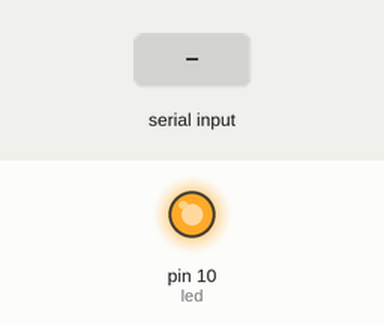
This sketch was run on a simulated Arduino Mega 2560, built with avr-gcc and run on an emulated ATmega2560. On the bench: output pins drawn as LEDs (lit = HIGH). The test bench sets the inputs (shaded band). What the sketch prints to the serial monitor is not drawn.

Above: at 1.2 s.
1.3 s: "1" received over the second serial link
At 2.5 s:
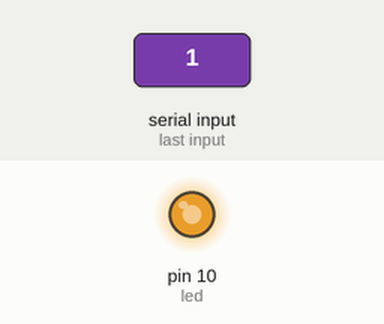
2.8 s: "2" received over the second serial link
At 3.9 s:
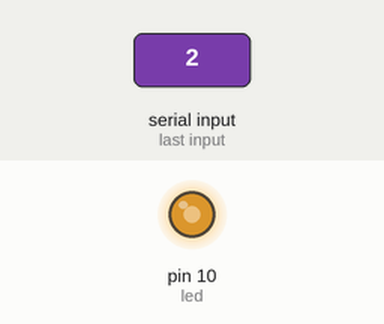
4.3 s: "8" received over the second serial link
At 5.0 s:
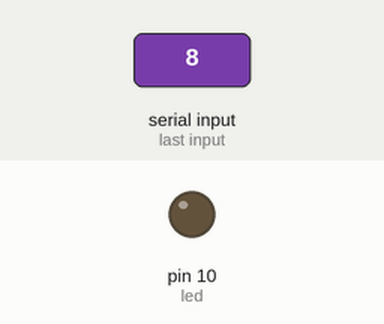
Timing chart, 0 to 7.3 s (numbered marks = the images above; inputs shaded):
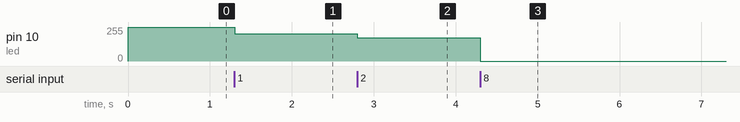

The sketch:

light.ino
```cpp
#include <SoftwareSerial.h>

  int led =10;
  // the setup routine runs once when you press reset:
  // 關閉LED


  char c;
void setup() {
// initialize the digital pin as an output.
  pinMode(led, OUTPUT);
  Serial.begin(9600); // Begin the serial monitor at 9600bps
  Serial1.begin(9600); // Begin the hardware serial at 9600bps for UART
analogWrite(led,255);


}
  // the loop routine runs over and over again forever:
void loop() {

  if(Serial1.available()) // If stuff was typed in the serial monitor
  {
  // Send any characters the Serial monitor prints to the hardware serial
   c = (char)Serial1.read();
    Serial.print(c);
          LED(c);
          delay(100);
  }
}
void LED(char c) {

          switch(c)
          {
            case '0':    analogWrite(led,255); Serial1.print(1);   break;
            case '1':    analogWrite(led,205); Serial1.print(1);   break;//65 LX
            case '2':    analogWrite(led,175); Serial1.print(1);   break; //437 LX
            case '3':    analogWrite(led,180); Serial1.print(1);   break;//346 LX
            case '4':    analogWrite(led,185); Serial1.print(1);    break; //252LX
            case '5':    analogWrite(led,190); Serial1.print(1);    break; //187LX
            case '6':    analogWrite(led,160);  Serial1.print(1);   break; //590 LX
            case '7':    analogWrite(led,155);  Serial1.print(1);   break; //634 LX
            case '8':    analogWrite(led,0);  Serial1.print(1);   break;//1108 LX
          }
}
```

Measured:
- after the input at 1.3 s, pin 10 (led): 255/255 → 205/255 at once
- after the input at 2.8 s, pin 10 (led): 205/255 → 175/255 at once
- after the input at 4.3 s, pin 10 (led): 175/255 → 0/255 at once
